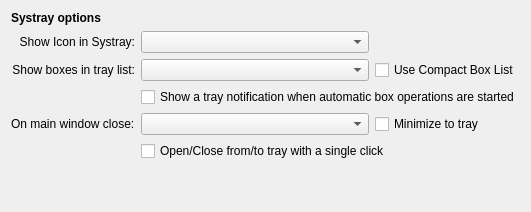
           <widget class="QWidget" name="tabTray">
            <attribute name="title">
             <string>System Tray</string>
            </attribute>
            <layout class="QGridLayout" name="gridLayout_42">
             <item row="0" column="0">
              <layout class="QGridLayout" name="gridLayout_41">
               <item row="2" column="0">
                <widget class="QLabel" name="label_21">
                 <property name="text">
                  <string>Show boxes in tray list:</string>
                 </property>
                 <property name="alignment">
                  <set>Qt::AlignmentFlag::AlignRight|Qt::AlignmentFlag::AlignTrailing|Qt::AlignmentFlag::AlignVCenter</set>
                 </property>
                 <property name="openExternalLinks">
                  <bool>true</bool>
                 </property>
                 <property name="buddy">
                  <cstring>cmbTrayBoxes</cstring>
                 </property>
                </widget>
               </item>
               <item row="1" column="0">
                <widget class="QLabel" name="label_20">
                 <property name="text">
                  <string>Show Icon in Systray:</string>
                 </property>
                 <property name="alignment">
                  <set>Qt::AlignmentFlag::AlignRight|Qt::AlignmentFlag::AlignTrailing|Qt::AlignmentFlag::AlignVCenter</set>
                 </property>
                 <property name="openExternalLinks">
                  <bool>true</bool>
                 </property>
                 <property name="buddy">
                  <cstring>cmbSysTray</cstring>
                 </property>
                </widget>
               </item>
               <item row="1" column="1">
                <widget class="QComboBox" name="cmbSysTray"/>
               </item>
               <item row="0" column="0">
                <widget class="QLabel" name="lblSysTray">
                 <property name="font">
                  <font>
                   <bold>true</bold>
                   <kerning>true</kerning>
                  </font>
                 </property>
                 <property name="text">
                  <string>Systray options</string>
                 </property>
                </widget>
               </item>
               <item row="6" column="1">
                <spacer name="horizontalSpacer_11">
                 <property name="orientation">
                  <enum>Qt::Orientation::Horizontal</enum>
                 </property>
                 <property name="sizeHint" stdset="0">
                  <size>
                   <width>40</width>
                   <height>20</height>
                  </size>
                 </property>
                </spacer>
               </item>
               <item row="6" column="0">
                <spacer name="verticalSpacer_14">
                 <property name="orientation">
                  <enum>Qt::Orientation::Vertical</enum>
                 </property>
                 <property name="sizeHint" stdset="0">
                  <size>
                   <width>20</width>
                   <height>40</height>
                  </size>
                 </property>
                </spacer>
               </item>
               <item row="2" column="2">
                <widget class="QCheckBox" name="chkCompactTray">
                 <property name="text">
                  <string>Use Compact Box List</string>
                 </property>
                 <property name="tristate">
                  <bool>false</bool>
                 </property>
                </widget>
               </item>
               <item row="4" column="1">
                <widget class="QComboBox" name="cmbOnClose"/>
               </item>
               <item row="2" column="1">
                <widget class="QComboBox" name="cmbTrayBoxes"/>
               </item>
               <item row="3" column="1" colspan="2">
                <widget class="QCheckBox" name="chkBoxOpsNotify">
                 <property name="text">
                  <string>Show a tray notification when automatic box operations are started</string>
                 </property>
                </widget>
               </item>
               <item row="4" column="0">
                <widget class="QLabel" name="label_28">
                 <property name="text">
                  <string>On main window close:</string>
                 </property>
                 <property name="buddy">
                  <cstring>cmbOnClose</cstring>
                 </property>
                </widget>
               </item>
               <item row="5" column="1" colspan="2">
                <widget class="QCheckBox" name="chkSingleShow">
                 <property name="text">
                  <string>Open/Close from/to tray with a single click</string>
                 </property>
                </widget>
               </item>
               <item row="4" column="2">
                <widget class="QCheckBox" name="chkMinimize">
                 <property name="text">
                  <string>Minimize to tray</string>
                 </property>
                </widget>
               </item>
              </layout>
             </item>
            </layout>
           </widget>
